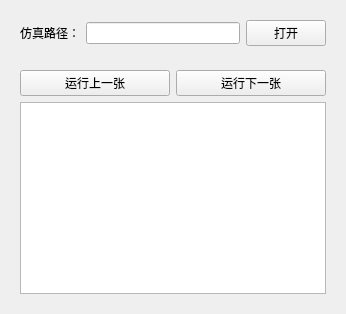
     <widget class="QWidget" name="widget_3" native="true">
      <layout class="QGridLayout" name="gridLayout_25">
       <item row="0" column="0">
        <layout class="QGridLayout" name="gridLayout_22">
         <item row="0" column="0">
          <widget class="QWidget" name="widget_4" native="true">
           <layout class="QGridLayout" name="gridLayout_23">
            <item row="0" column="0">
             <widget class="QLabel" name="label_77">
              <property name="text">
               <string>仿真路径：</string>
              </property>
             </widget>
            </item>
            <item row="0" column="1">
             <widget class="QLineEdit" name="lineEdit_simulation_path"/>
            </item>
            <item row="0" column="2">
             <widget class="QPushButton" name="pushButton_open_dir">
              <property name="text">
               <string>打开</string>
              </property>
             </widget>
            </item>
           </layout>
          </widget>
         </item>
         <item row="1" column="0">
          <widget class="QWidget" name="widget_5" native="true">
           <layout class="QGridLayout" name="gridLayout_24">
            <item row="0" column="0">
             <widget class="QPushButton" name="pushButton_run_last">
              <property name="minimumSize">
               <size>
                <width>150</width>
                <height>0</height>
               </size>
              </property>
              <property name="text">
               <string>运行上一张</string>
              </property>
             </widget>
            </item>
            <item row="0" column="1">
             <widget class="QPushButton" name="pushButton_run_next">
              <property name="minimumSize">
               <size>
                <width>150</width>
                <height>0</height>
               </size>
              </property>
              <property name="text">
               <string>运行下一张</string>
              </property>
             </widget>
            </item>
            <item row="1" column="0" colspan="2">
             <widget class="QTableWidget" name="tableWidget_simualtion_filePath">
              <property name="minimumSize">
               <size>
                <width>300</width>
                <height>0</height>
               </size>
              </property>
              <property name="mouseTracking">
               <bool>true</bool>
              </property>
              <property name="horizontalScrollBarPolicy">
               <enum>Qt::ScrollBarAlwaysOff</enum>
              </property>
              <property name="textElideMode">
               <enum>Qt::ElideRight</enum>
              </property>
              <attribute name="horizontalHeaderVisible">
               <bool>false</bool>
              </attribute>
              <attribute name="horizontalHeaderDefaultSectionSize">
               <number>330</number>
              </attribute>
              <attribute name="verticalHeaderVisible">
               <bool>false</bool>
              </attribute>
              <column>
               <property name="text">
                <string>地址</string>
               </property>
              </column>
             </widget>
            </item>
           </layout>
          </widget>
         </item>
        </layout>
       </item>
      </layout>
     </widget>
